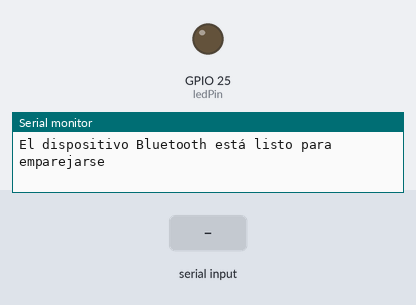
Recording of a sketch running on a simulated ESP32. On the bench: output pins drawn as LEDs (lit = HIGH), the last lines printed to the serial monitor. The inputs (shaded band) are chosen by the test bench. Nothing arrives over Bluetooth unless stated.

Above: at 1.2 s.
1.3 s: "1" received over the second serial link
At 1.8 s:
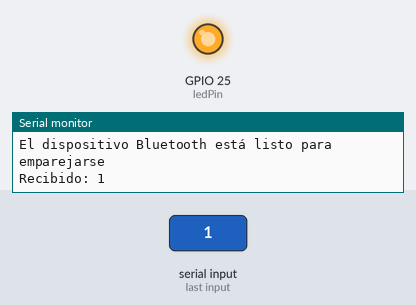
2.8 s: "0" received over the second serial link
At 4.1 s:
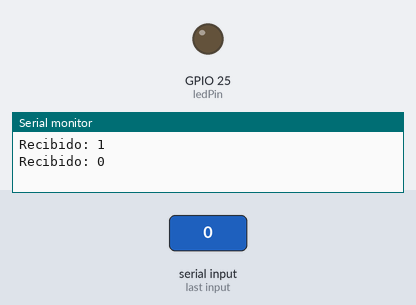
Timing chart, 0 to 5.8 s (numbered marks = the images above; inputs shaded):
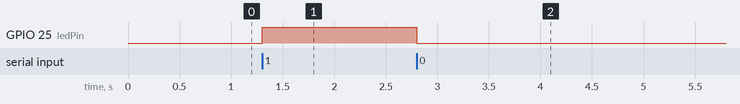

The sketch:

Bluetooth.ino
```cpp
#include <BluetoothSerial.h>

BluetoothSerial SerialBT;

const int ledPin = 25; // LED interno de la Raspberry Pi Pico W

void setup() {
  pinMode(ledPin, OUTPUT);
  Serial.begin(115200);
  SerialBT.begin("PicoW_BT"); // Nombre del dispositivo Bluetooth
  Serial.println("El dispositivo Bluetooth está listo para emparejarse");
}

void loop() {
  if (SerialBT.available()) {
    char receivedChar = SerialBT.read();
    Serial.print("Recibido: ");
    Serial.println(receivedChar);

    if (receivedChar == '1') {
      digitalWrite(ledPin, HIGH); // Enciende el LED
      SerialBT.println("LED Encendido");
    } else if (receivedChar == '0') {
      digitalWrite(ledPin, LOW); // Apaga el LED
      SerialBT.println("LED Apagado");
    }
  }
}
```

Measured:
- after the input at 1.3 s, GPIO 25 (ledPin): LOW → HIGH at once
- after the input at 2.8 s, GPIO 25 (ledPin): HIGH → LOW at once
